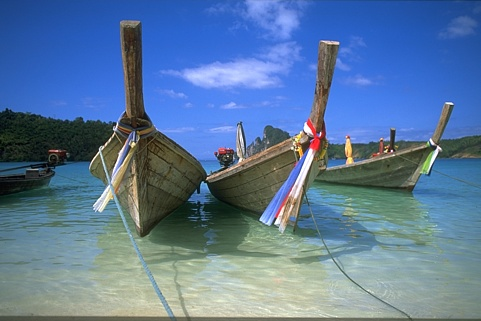
#> input picture gif/0.jpg, 481 x 321 px
$ python makeGIF.py
#> lines starting #> are read from the running program, lines starting #| are printed output that depends on the picture
import cv2
import numpy as np
import imageio

f1 = cv2.imread('0.jpg')
#> f1 is the input picture: shape (321, 481, 3); mean B, G, R 155.3, 121.4, 92
f2 = cv2.imread('1.jpg')
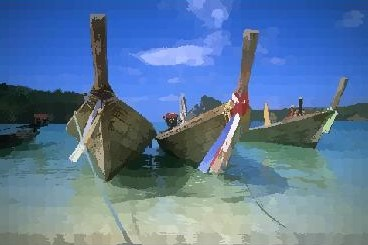
#> input picture gif/1.jpg, 368 x 245 px
#> f2 is the input picture: shape (245, 368, 3); mean B, G, R 155.1, 121.3, 91.7
f3 = cv2.imread('2.jpg')
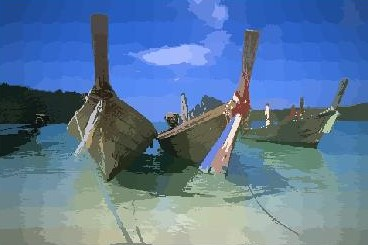
#> input picture gif/2.jpg, 368 x 245 px
#> f3 is the input picture: shape (245, 368, 3); mean B, G, R 155.1, 121.2, 91.8
f4 = cv2.imread('3.jpg')
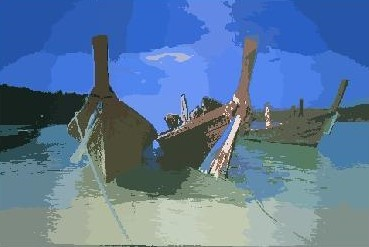
#> input picture gif/3.jpg, 369 x 247 px
#> f4 is the input picture: shape (247, 369, 3); mean B, G, R 155.1, 121.1, 91.9
frames = [f1, f2, f3, f4]
lis = []
for i in range(len(frames)):
    area = frames[i].shape[0]*frames[i].shape[1]
    lis.append(area)
#> this loop made 4 passes
#> area on passes 1 to 4: 154401, 90160, 90160, 91143
#> after the loop, lis = [154401, 90160, 90160, 91143]

ind = np.argmin(lis)
#> ind = 1
height = frames[ind].shape[0]
#> height = 245
width = frames[ind].shape[1]
#> width = 368
dim = (width, height)
#> dim = (368, 245)
# [5 lines of commented-out code are left out]

for i in range(len(frames)):
    frames[i] = cv2.resize(frames[i], dim, interpolation = cv2.INTER_AREA)
    frames[i] = cv2.cvtColor(frames[i], cv2.COLOR_BGR2RGB)
#> this loop made 4 passes
#> after the loop, frames = 4 items


# print("After resizing")
# for i in frames:
#     print(i.shape)
imageio.mimsave('result.gif', frames, fps=4)
print("Done!")
